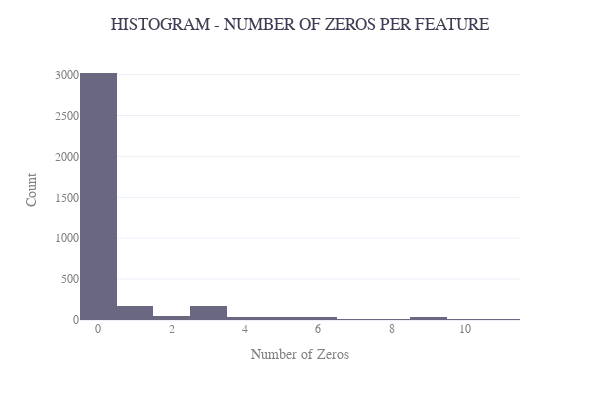

Source (notebook cell):
### Markdown cell above
Too many missing values is problematic for statistical analyses. Here we calculate the proportion of missing values (coded as the value of the cutoff_LOD) and display the proportions in a histogram

### Code cell
n_zeros = imputed_t.apply(lambda x: sum(x==cutoff_LOD))

fig = px.histogram(n_zeros, template="plotly_white",  
                   width=600, height=400)

fig.update_traces(marker_color="#696880")
fig.update_layout(font={"color":"grey", "size":12, "family":"Sans"},
                  title={"text":"HISTOGRAM - NUMBER OF ZEROS PER FEATURE", 'x':0.5, "font_color":"#3E3D53"},
                  xaxis_title="Number of Zeros", yaxis_title="Count", showlegend=False)

### Figure 1 — Plotly figure (JSON) as saved in the notebook; plotly's stock layout.template omitted (floating-point values rounded to 4 significant figures; data arrays with more than 128 entries replaced by an {"elided": "..."} marker saying what was removed)
{"data": [{"alignmentgroup": "True", "bingroup": "x", "hovertemplate": "variable=0<br>value=%{x}<br>count=%{y}<extra></extra>", "legendgroup": "0", "marker": {"color": "#696880", "pattern": {"shape": ""}}, "name": "0", "offsetgroup": "0", "orientation": "v", "showlegend": true, "type": "histogram", "x": {"elided": "3603 int values"}, "xaxis": "x", "yaxis": "y"}], "layout": {"barmode": "relative", "font": {"color": "grey", "family": "Sans", "size": 12}, "height": 400, "legend": {"title": {"text": "variable"}, "tracegroupgap": 0}, "margin": {"t": 60}, "showlegend": false, "title": {"font": {"color": "#3E3D53"}, "text": "HISTOGRAM - NUMBER OF ZEROS PER FEATURE", "x": 0.5}, "width": 600, "xaxis": {"anchor": "y", "autorange": true, "domain": [0, 1], "range": [-0.5, 11.5], "title": {"text": "Number of Zeros"}, "type": "linear"}, "yaxis": {"anchor": "x", "autorange": true, "domain": [0, 1], "range": [0, 3179.0], "title": {"text": "Count"}}}}
